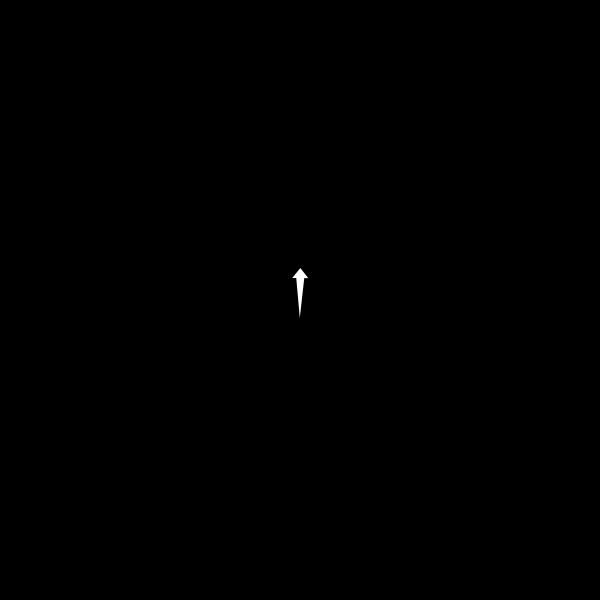
Frame 1 (no input)
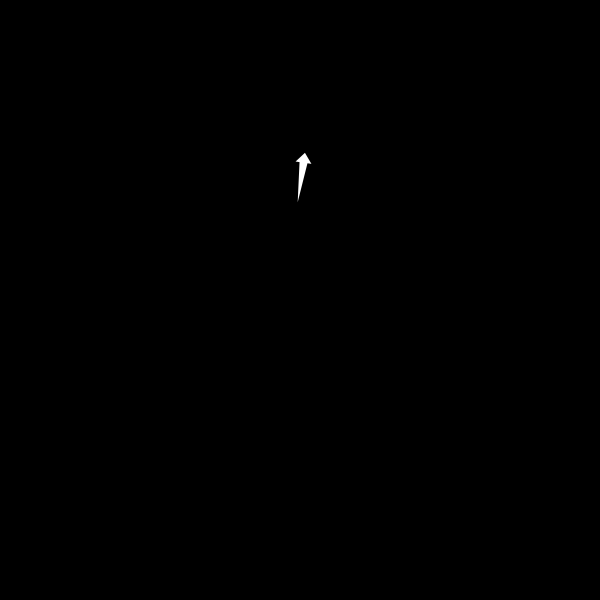
Frame 60 (the mouse pressed at the canvas centre just before this capture)
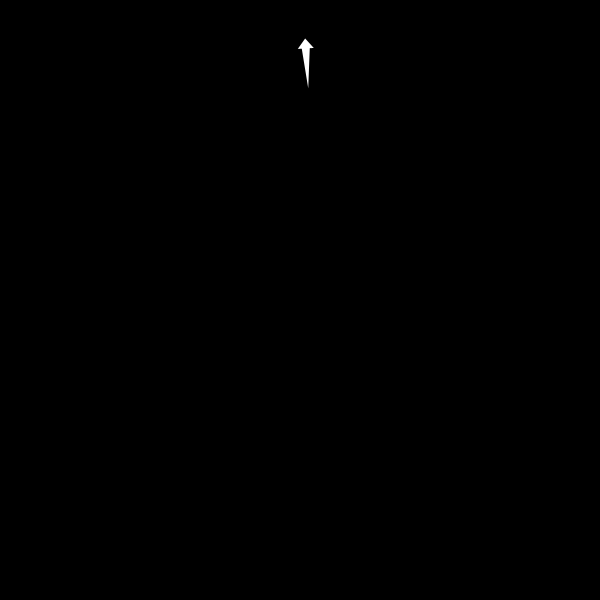
Frame 120 (the mouse held since frame 60 and released just before this capture)

The Processing sketch that drew these frames (run headless with seeded random() and noise(); from frame 60 on, the mouse is pressed at the canvas centre):

// Processing sketch: mouvement_brownien
// ── mouvement_brownien.pde
// renaud.jean-francois(arobas)uqam(point)ca
// Syntaxe Processing version 3.0
// vendredi, 9 octobre 2015

// Exemple de gestion du déplacement par PVector.
// Cas simple d’un seul mobile à vitesse constante, mais dont la vitesse
// sera affectée par une force aléatoire.

Mobile m1;

void setup() {
  size(600, 600);
  background(0);
  fill(255);
  noStroke();
  rectMode(CENTER);
  m1 = new Mobile();
}

void draw() {
  background(0);

  m1.update();
  m1.display();
}

class Mobile {
  PVector loc, vel, brownien; // ajout d’un vecteur
  float angle;

  Mobile() {
    // Position initiale du mobile :
    loc = new PVector(300, 300);

    // Direction de déplacement à la création de l'objet:
    vel = new PVector(0,-2,0);

    // On règle l’orientation du mobile.
    angle = vel.heading();

    // création d’une force aléatoire
    brownien = PVector.random2D();
    brownien.normalize();
    // Réduction de la force par rapport à un vecteur normé
    brownien.mult(0.05);
  }

  void update() {
    
    // 1. Mise à jour constante de la force
    brownien = PVector.random2D();
    brownien.normalize();
    // Réduction de la force par rapport à un vecteur normé
    brownien.mult(0.05);

    // 2. Mise à jour de la vélocité selon la force aléatoire
    vel.add(brownien);
    
    // 3. On limite la vélocité
    vel.limit(2);
    
    // 4. Mise à jour de l'emplacement selon la vélocité
    loc.add(vel);

    // On appelle la méthode qui permet de vérifier le contact avec les bords du sketch.
    boucleTopologique();

    // Mise à jour de l’orientation du carré dans l’axe de déplacement
    // seulement s’il y a déplacement :
    if (vel.mag() > 0) {
      angle = vel.heading();
    }
  }

  void display() {
    //Recours aux transformateurs géométriques, en raison de l’utilisation de la rotation
    pushMatrix();
    translate(loc.x, loc.y);
    rotate(angle);
    //rect(0, 0, 50, 5);
    // Forme de l’objet :
    beginShape();
    vertex(-20, 0);
    vertex(20, -4);
    vertex(20, -8);
    vertex(30, 0);
    vertex(20, 8);
    vertex(20, 4);
    endShape(CLOSE);
    popMatrix();
  }

  // Pour continuer de suivre le déplacement de notre mobile
  // lorsqu’il quitte la zone du sketch.
  void boucleTopologique() {
    if (loc.x > width) {
      //loc.x = 0;
      loc.set(0, loc.y, 0);
    } else if (loc.x < 0) {
      loc.set(width, loc.y, 0);
    }

    if (loc.y > height) {
      //loc.y = 0;
      loc.set(loc.x, 0, 0);
    } else if (loc.y < 0) {
      loc.set(loc.x, height, 0);
    }
  }
}
